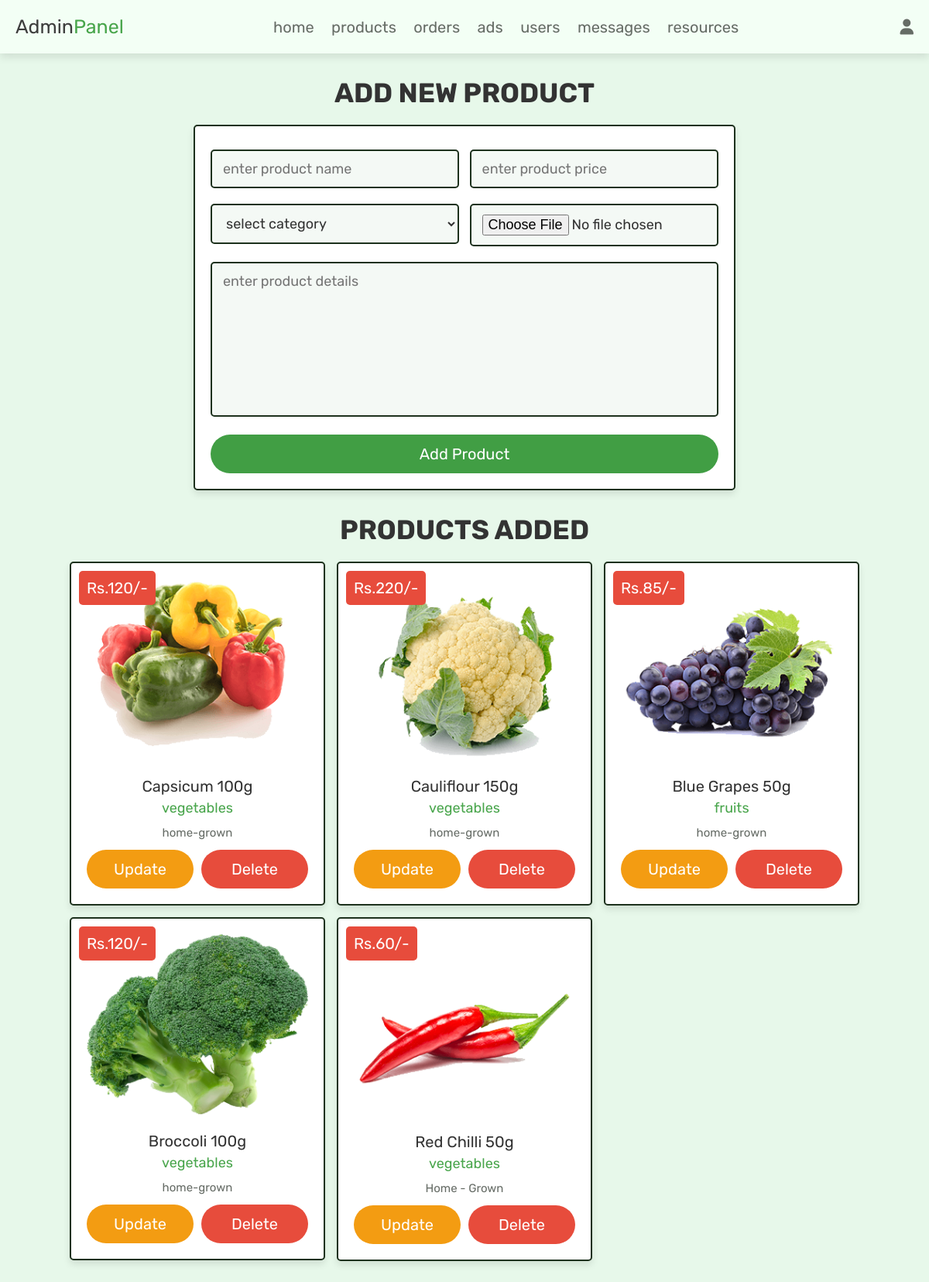
Page /admin_products.php (signed in) on the committed database.
### tables this page shows
CREATE TABLE `products` (
  `id` int NOT NULL,
  `name` varchar(100) NOT NULL,
  `category` varchar(20) NOT NULL,
  `details` varchar(500) NOT NULL,
  `price` int NOT NULL,
  `image` varchar(100) NOT NULL,
  `seller_id` int NOT NULL,
  `quantity` int NOT NULL DEFAULT '0',
  `discount` int DEFAULT '0',
  `pre_order` tinyint(1) DEFAULT '0',
  `pre_order_date` date DEFAULT NULL
);

### admin_products.php (the view, shortened to what this page needs)
<?php
@include 'config.php';
?>
<!DOCTYPE html>
<html lang="en">
<head>
   <link rel="stylesheet" href="https://cdnjs.cloudflare.com/ajax/libs/font-awesome/6.1.1/css/all.min.css">
   <link rel="stylesheet" href="css/admin_style.css">
</head>
<body>
<?php include 'admin_header.php'; ?>
<section class="add-products">
   <h1 class="title">add new product</h1>
   <form action="" method="POST" enctype="multipart/form-data">
      <div class="flex">
         <div class="inputBox">
         <input type="text" name="name" class="box" required placeholder="enter product name">
         <select name="category" class="box" required>
            <option value="" selected disabled>select category</option>
         </select>
         </div>
         <div class="inputBox">
         <input type="number" min="0" name="price" class="box" required placeholder="enter product price">
         <input type="file" name="image" required class="box" accept="image/jpg, image/jpeg, image/png">
         </div>
      </div>
      <textarea name="details" class="box" required placeholder="enter product details" cols="30" rows="10"></textarea>
      <input type="submit" class="btn" value="add product" name="add_product">
   </form>
</section>
<section class="show-products">
   <h1 class="title">products added</h1>
   <div class="box-container">
   <?php
      $show_products = $conn->prepare("SELECT * FROM `products`");
      $show_products->execute();
      if($show_products->rowCount() > 0){
         while($fetch_products = $show_products->fetch(PDO::FETCH_ASSOC)){
   ?>
   <div class="box">
      <div class="price">Rs.<?= $fetch_products['price']; ?>/-</div>
      <img src="uploaded_img/<?= $fetch_products['image']; ?>" alt="">
      <div class="name"><?= $fetch_products['name']; ?></div>
      <div class="cat"><?= $fetch_products['category']; ?></div>
      <div class="details"><?= $fetch_products['details']; ?></div>
      <div class="flex-btn">
         <a href="admin_update_product.php?update=<?= $fetch_products['id']; ?>" class="option-btn">update</a>
         <a href="admin_products.php?delete=<?= $fetch_products['id']; ?>" class="delete-btn" onclick="return confirm('delete this product?');">delete</a>
      </div>
   </div>
   <?php
      }
   }else{
      echo '<p class="empty">now products added yet!</p>';
   }
   ?>
   </div>
</section>
</body>
</html>

### admin_header.php (shortened to what this page needs)
<header class="header">
   <div class="flex">
      <a href="admin_page.php" class="logo">Admin<span>Panel</span></a>
      <nav class="navbar">
         <a href="admin_page.php">home</a>
         <a href="admin_products.php">products</a>
         <a href="admin_orders.php">orders</a>
         <a href="admin_ads.php">ads</a>
         <a href="admin_users.php">users</a>
         <a href="admin_contacts.php">messages</a>
         <a href="admin_resources.php">resources</a>
      </nav>
      <div class="icons">
         <div id="user-btn" class="fas fa-user"></div>
      </div>
   </div>
</header>

### css/admin_style.css (style rules this page uses)
.add-products form { max-width: 70rem; padding:2rem; margin:0 auto; text-align: center; border:var(--border); box-shadow: var(--box-shadow); background-color: var(--white); border-radius: .5rem; }
.add-products form .flex { display: flex; justify-content: space-between; flex-wrap: wrap; }
.add-products form .flex .inputBox { width: 49%; }
.add-products form .box { width: 100%; margin:1rem 0; padding:1.2rem 1.4rem; font-size: 1.8rem; color:var(--black); border-radius: .5rem; background-color: var(--light-bg); border:var(--border); }
.add-products form textarea { height: 20rem; resize: none; }
.show-products { padding-top: 0; }
.show-products .box-container { display: grid; grid-template-columns: repeat(auto-fit, 33rem); gap:1.5rem; align-items: flex-start; justify-content:center; }
.show-products .box-container .box { text-align: center; border:var(--border); box-shadow: var(--box-shadow); background-color: var(--white); border-radius: .5rem; padding:2rem; position: relative; }
.show-products .box-container .box .price { position: absolute; top:1rem; left:1rem; padding:1rem; font-size: 2rem; color:var(--white); background-color: var(--red); border-radius: .5rem; }
.show-products .box-container .box img { width: 100%; margin-bottom: 1rem; }
.show-products .box-container .box .name { margin:.5rem 0; font-size: 2rem; color:var(--black); }
.show-products .box-container .box .cat { font-size: 1.8rem; color:var(--green); }
.show-products .box-container .box .details { padding-top: 1rem; font-size: 1.5rem; line-height: 1.5; color:var(--light-color); }

### css/components.css (style rules this page uses)
:root { --green:#48a54b; --othergreen:#27ae60; --orange:#f39c12; --red:#e74c3c; --black:#333; --logoblack:#3D3D3D; --light-color:#666C66; --white:#fff; --light-bg:#f4f9f5; --mid-green: #ddeedd; --light-gr:#e7f8ea; --header: #f3fff5; --fr-green: #1d311d; --border:.2rem solid var(--fr-green); --box-shadow:0 .5rem 1rem rgba(0,0,0,.1); }
* { font-family: 'Rubik', sans-serif; margin: 0; padding:0; box-sizing: border-box; outline: none; border:none; text-decoration: none; color:var(--black); }
body { background-color: var(--light-gr); }
html { font-size: 62.5%; overflow-x: hidden; scroll-behavior: smooth; scroll-padding-top: 6.5rem; }
section { padding:3rem 2rem; max-width: 1365px; margin:0 auto; }
.btn, .delete-btn, .option-btn { display: block; width: 100%; margin-top: 1rem; border-radius: 5rem; color:var(--white); font-size: 2rem; padding:1.3rem 3rem; text-transform: capitalize; cursor: pointer; text-align: center; }
.btn { background: linear-gradient(to right, #419e44, #419e44, #419e44); }
.delete-btn { background-color: var(--red); }
.option-btn { background-color: var(--orange); }
.flex-btn { display: flex; flex-wrap: wrap; gap:1rem; }
.flex-btn > * { flex:1; }
.title { text-align: center; margin-bottom: 2rem; text-transform: uppercase; color:var(--black); font-size: 3.5rem; }
.header { background: var(--header); position: sticky; top:0; left:0; right:0; z-index: 1000; box-shadow: var(--box-shadow); }
.header .flex { display: flex; align-items: center; justify-content: space-between; padding:2rem; margin: 0 auto; max-width: 1365px; position: relative; }
.header .flex .logo { font-size: 2.5rem; color:var(--logoblack); }
.header .flex .logo span { color:var(--green); }
.header .flex .navbar a { margin:0 1rem; font-size: 2rem; color:var(--light-color); }
.header .flex .icons > * { font-size: 2rem; color:var(--light-color); cursor: pointer; margin-left: 1.5rem; }

### rows in the picture
products: price "120", image (picture), name "Capsicum 100g", category "vegetables", details "home-grown"
products: price "220", image (picture), name "Cauliflour 150g", category "vegetables", details "home-grown"
products: price "85", image (picture), name "Blue Grapes 50g", category "fruits", details "home-grown"
products: price "120", image (picture), name "Broccoli 100g", category "vegetables", details "home-grown"
products: price "60", image (picture), name "Red Chilli 50g", category "vegetables", details "Home - Grown"
